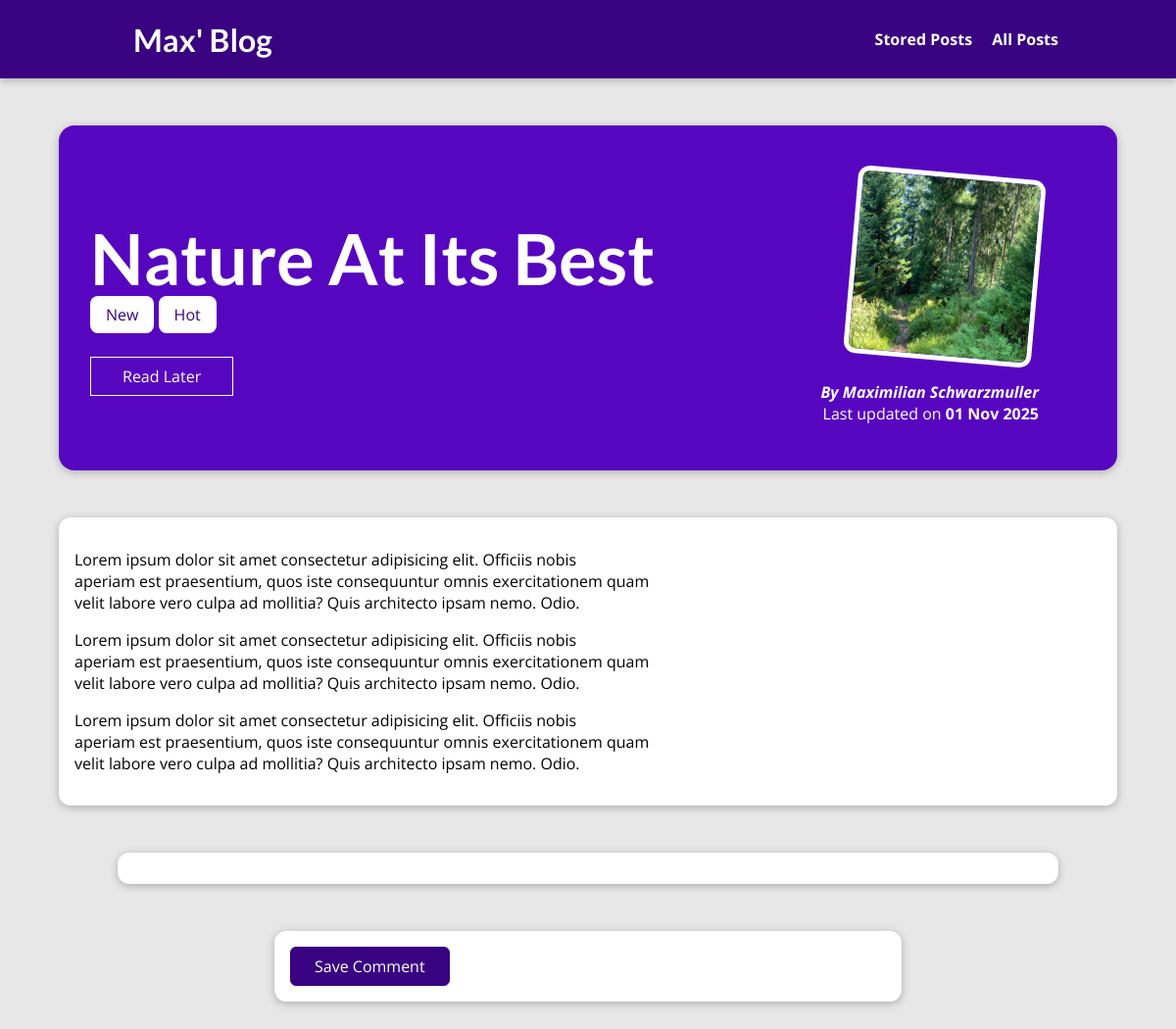
The page /posts/nature-at-its-best on the database its author committed.
### blog/models.py (models this page shows, shortened)
class Post(models.Model):
    title = models.CharField(max_length=150)
    excerpt = models.CharField(max_length=200)
    image = models.ImageField(upload_to="posts", null=True)
    date = models.DateField(auto_now=True)
    slug = models.SlugField(unique=True, db_index=True)
    content = models.TextField(validators=[MinLengthValidator(10)])
    author = models.ForeignKey(Author, on_delete=models.SET_NULL, related_name="posts", null=True)
    tags = models.ManyToManyField(Tag)

class Tag(models.Model):
    caption = models.CharField(max_length=20)

class Author(models.Model):
    first_name = models.CharField(max_length=100)
    last_name = models.CharField(max_length=100)
    email_address = models.EmailField()
    def full_name(self):
        return f"{self.first_name} {self.last_name}"
    def __str__(self):
        return self.full_name()

### blog/views.py (the view, shortened to what this page needs)
# urls.py: path("posts/<slug:slug>", views.PostDetailView.as_view(), name="post-detail-page"),
class PostDetailView(View):
    def is_stored_post(self, request, post_id):
        stored_posts = request.session.get("stored_posts")
        if stored_posts is not None:
            is_saved_for_later = post_id in stored_posts
        else:
            is_saved_for_later = False
        return is_saved_for_later
    def get(self, request, slug):
        post = get_object_or_404(Post, slug=slug)
        context = {
            "post": post,
            "post_tags": post.tags.all(),
            "comment_form": CommentForm(),
            "comments": post.comments.all().order_by("-id"),
            "saved_for_later": self.is_stored_post(request, post.id)
        }
        return render(request, "blog/post-detail.html", context)

### blog/templates/blog/post-detail.html (shortened to what this page needs)
{% extends "base.html" %}
{% load static %}
{% block css_files %}
    <link rel="stylesheet" href="{% static "blog/post-detail.css" %}"/>
{% endblock %}
{% block content %}
    <section id="summary">
        <h2>{{ post.title }}</h2>
        <div>
            {% for tag in post_tags %}
                <span class="tag">{{ tag.caption }}</span>
            {% endfor %}
        </div>
        <div id="read-later">
            <form action="{% url 'read-later' %}" method="POST">
                <button>
                    {% if saved_for_later %}
                        Remove from "Read Later" List
                    {% else %}
                        Read Later
                    {% endif %}
                </button>
            </form>
        </div>
        <article>
            <img src="{{ post.image.url }}" alt="{{ post.title }}"/>
            <address>By <a href="mailto:{{ post.author.email_address }}">{{ post.author|title }}</a></address>
            <div>
                Last updated on
                <time>{{ post.date|date:"d M Y" }}</time>
            </div>
        </article>
    </section>
    <main>
        {{ post.content|linebreaks }}
    </main>
    <section id="comments">
    </section>
    <section id="comment-form">
        <form action="{% url 'post-detail-page' post.slug %}" method="POST" novalidate>
            <button>Save Comment</button>
        </form>
    </section>
{% endblock %}

### static/app.css (style rules this page uses)
* { box-sizing: border-box; }
html { font-family: 'Open Sans', 'Lato', sans-serif; }
body { margin: 0; }
h1, h2, h3 { font-family: 'Lato', sans-serif; font-weight: bold; }

### blog/static/blog/post-detail.css (style rules this page uses)
body { background-color: #e7e7e7; }
#summary { margin: 8rem auto 3rem auto; padding: 2rem; width: 90%; max-width: 90rem; border-radius: 16px; background-color: #5706c0; position: relative; box-shadow: 0 2px 8px rgba(0, 0, 0, 0.25); height: 22rem; }
#summary h2 { color: white; font-size: 4.5rem; margin-bottom: 0.25rem; }
#summary article { position: absolute; top: 2rem; right: 3rem; padding: 1rem 2rem; border-radius: 12px; text-align: right; color: white; }
#summary article img { width: 12rem; height: 12rem; border-radius: 12px; transform: rotateZ(5deg); border: 5px solid white; margin-bottom: 1rem; }
#summary address { font-weight: bold; }
#summary a { color: white; text-decoration: none; }
#summary time { font-weight: bold; }
#read-later { margin: 2rem 0; }
#read-later button { background-color: transparent; border: 1px solid white; padding: 0.5rem 2rem; font: inherit; color: white; cursor: pointer; }
main { width: 90%; max-width: 90rem; margin: 3rem auto; background-color: white; padding: 1rem; border-radius: 12px; box-shadow: 0 2px 8px rgba(0, 0, 0, 0.25); }
.tag { background-color: white; color: #390281; padding: 0.5rem 1rem; border-radius: 8px; }
#comment-form { margin: 3rem auto; width: 90%; max-width: 40rem; border-radius: 12px; background-color: white; box-shadow: 0 2px 8px rgba(0, 0, 0, 0.25); padding: 1rem; }
#comment-form button { font: inherit; background-color: #390281; color: white; border: 1px solid #390281; padding: 0.5rem 1.5rem; border-radius: 6px; cursor: pointer; }
#comments { margin: 3rem auto; width: 90%; max-width: 60rem; border-radius: 12px; background-color: white; box-shadow: 0 2px 8px rgba(0, 0, 0, 0.25); padding: 1rem 2rem; }

### rows shown on the page
Post: title "Nature At Its Best", image (picture), author "Maximilian Schwarzmuller", date "01 Nov 2025", content "Lorem ipsum dolor sit amet consectetur adipisicing elit. Officiis nobis aperiam est praesentium, quos iste consequuntur omnis exercitationem quam velit labore vero culpa ad mollitia? Quis architecto ipsam nemo. Odio. Lorem ipsum dolor sit amet consectetur adipisicing elit. Officiis nobis aperiam est praesentium, quos iste consequuntur omnis exercitationem quam velit labore vero culpa ad mollitia? Quis architecto ipsam nemo. Odio. Lorem ipsum dolor sit amet consectetur adipisicing elit. Officiis nobis aperiam est praesentium, quos iste consequuntur omnis exercitationem quam velit labore vero culpa ad mollitia? Quis architecto ipsam nemo. Odio."
Tag: caption "New"
Tag: caption "Hot"
